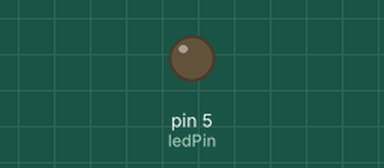
Recording of a sketch running on a simulated Arduino Uno, built with avr-gcc and run on an emulated ATmega328P. Shown: output pins drawn as LEDs (lit = HIGH).

Above: at 9.6 s.
At 49.5 s:
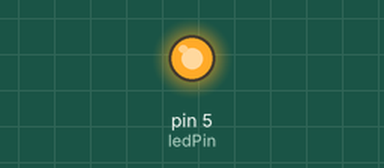
Timing chart, 0 to 49.9 s (numbered marks = the images above):
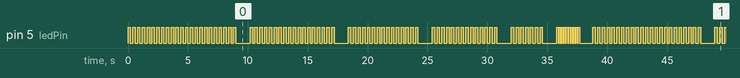

Measured:
- by itself, pin 5 (ledPin): moves between LOW and HIGH, repeating every 38.4 s
- by itself, everything shown: repeats every 38.4 s, in 172 steps

The sketch:

wrong-turn.ino
```cpp
int ledPin = 5; // select the pin for the LED

void setup() {
  // declare the ledPin as an OUTPUT:
  pinMode(ledPin, OUTPUT);
}

void loop() {
  for (int i = 0; i < 23; i++) {
    digitalWrite(ledPin, HIGH);
    delay(200);
    digitalWrite(ledPin, LOW);
    delay(200);
  }
  delay(1000);
  for (int i = 0; i < 18; i++) {
    digitalWrite(ledPin, HIGH);
    delay(200);
    digitalWrite(ledPin, LOW);
    delay(200);
  }
  delay(1000);
  for (int i = 0; i < 15; i++) {
    digitalWrite(ledPin, HIGH);
    delay(200);
    digitalWrite(ledPin, LOW);
    delay(200);
  }
  delay(1000);
  for (int i = 0; i < 14; i++) {
    digitalWrite(ledPin, HIGH);
    delay(200);
    digitalWrite(ledPin, LOW);
    delay(200);
  }
  delay(1000);
  for (int i = 0; i < 7; i++) {
    digitalWrite(ledPin, HIGH);
    delay(200);
    digitalWrite(ledPin, LOW);
    delay(200);
  }
  delay(1000);
  for (int i = 0; i < 10; i++) {
    digitalWrite(ledPin, HIGH);
    delay(100);
    digitalWrite(ledPin, LOW);
    delay(100);

  }
  delay(1000);
}
```
